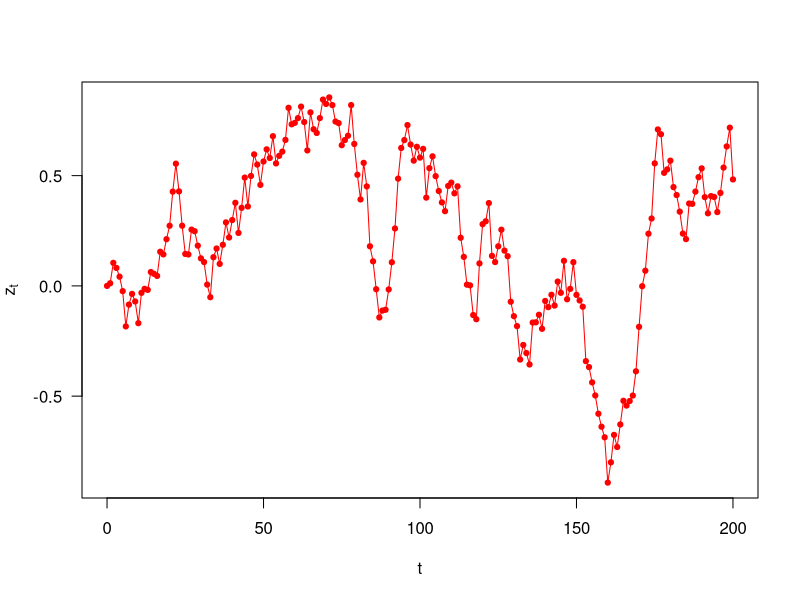
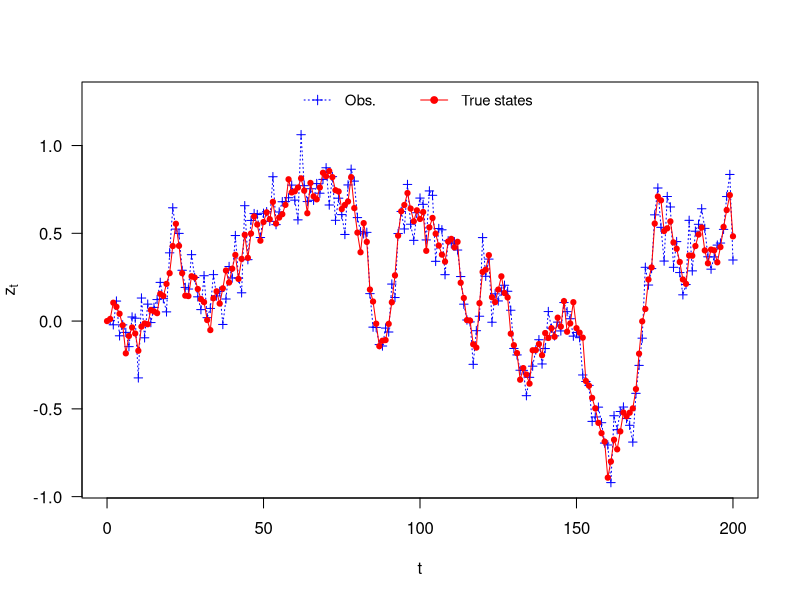

The R source for these figures, in order:
## ---- chunk 1
knitr::opts_chunk$set(echo = TRUE)
## ---- chunk 2
# Create a vector that will keep track of the states
# It's of length T + 1 (+1 for t=0)
# T is not a good name in R, because of T/F, so we use TT
TT <- 200
z <- numeric(TT + 1)
# Standard deviation of the process variation
sdp <- 0.1
# Set the seed, so we can reproduce the results
set.seed(553)
# For-loop that simulates the state through time, using i instead of t,
for(i in 1:TT){
  # This is the process equation
  z[i+1] <- z[i] + rnorm(1, 0, sdp)
  # Note that this index is shifted compared to equation in text,
  # because we assume the first value to be at time 0
}
## ---- chunk 3
plot(0:TT, z,
     pch = 19, cex = 0.7, col="red", ty = "o", 
     xlab = "t", ylab = expression(z[t]), las=1)
## ---- chunk 4
# Create a vector that will keep track of the observations
# It's of length T
y <- numeric(TT)
# Standard deviation of the observation error
sdo <- 0.1
# For t=1, ... T, add measurement error
# Remember that z[1] is t=0
y <- z[2:(TT+1)] + rnorm(TT, 0, sdo)
## ---- chunk 5
plot(1:TT, y,
     pch=3, cex = 0.8, col="blue", ty="o", lty = 3,
     xlab = "t", ylab = expression(z[t]),
     xlim = c(0,TT), ylim = c(min(y), max(y)+max(y)/5),
     las = 1)
points(0:TT, z,
       pch = 19, cex = 0.7, col="red", ty = "o")
legend("top",
       legend = c("Obs.", "True states"),
       pch = c(3, 19),
       col = c("blue", "red"),
       lty = c(3, 1),
       horiz=TRUE, bty="n", cex=0.9)
